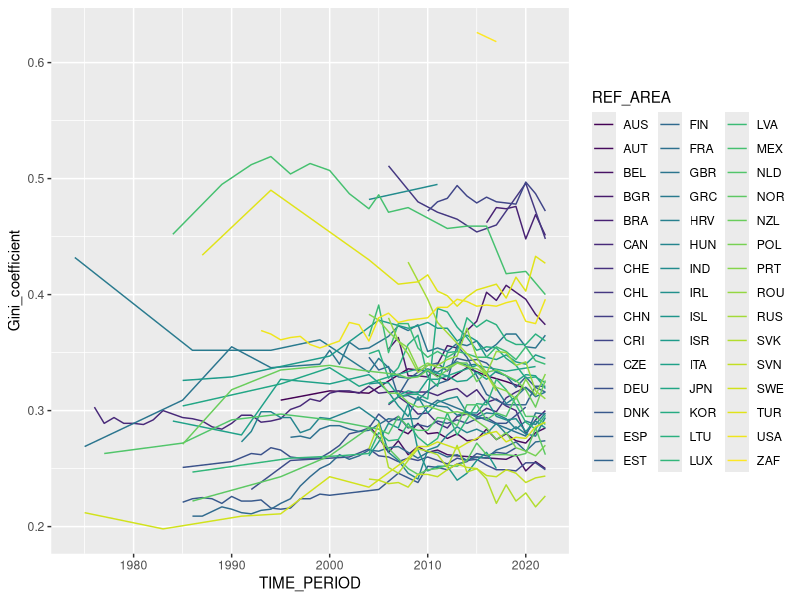
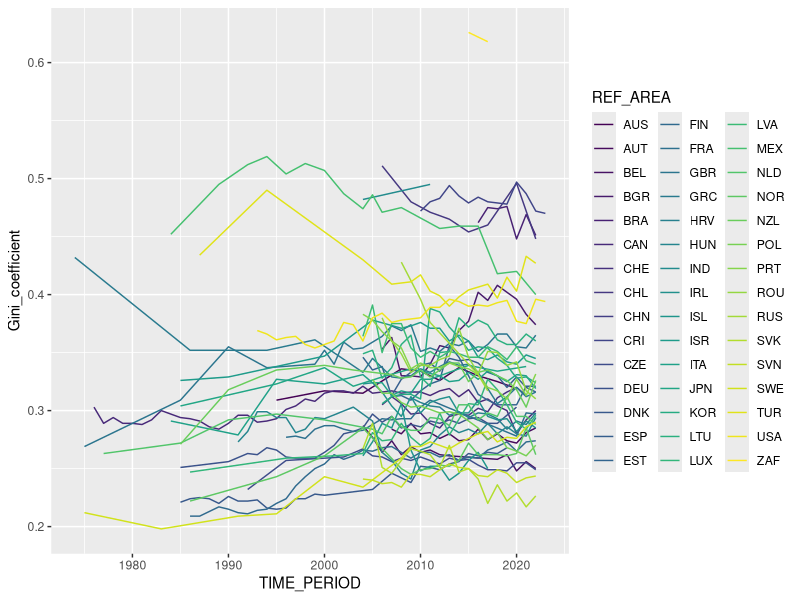
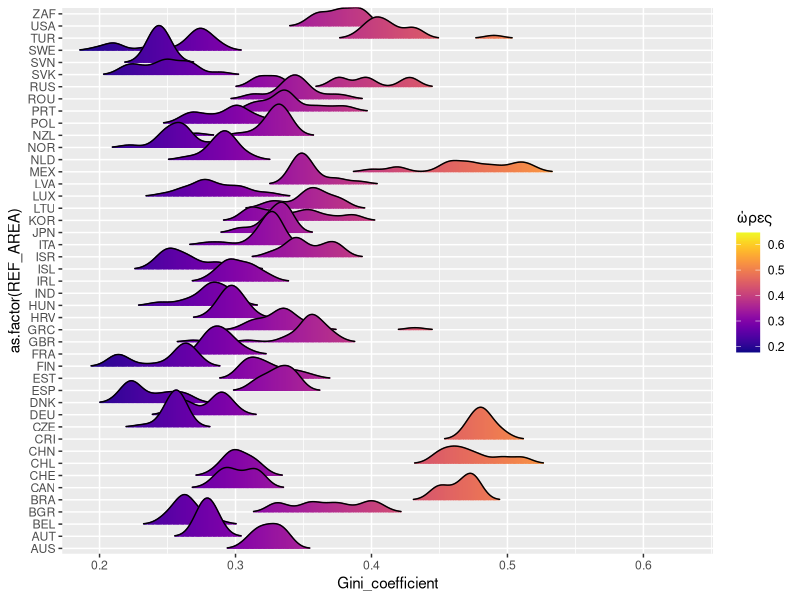
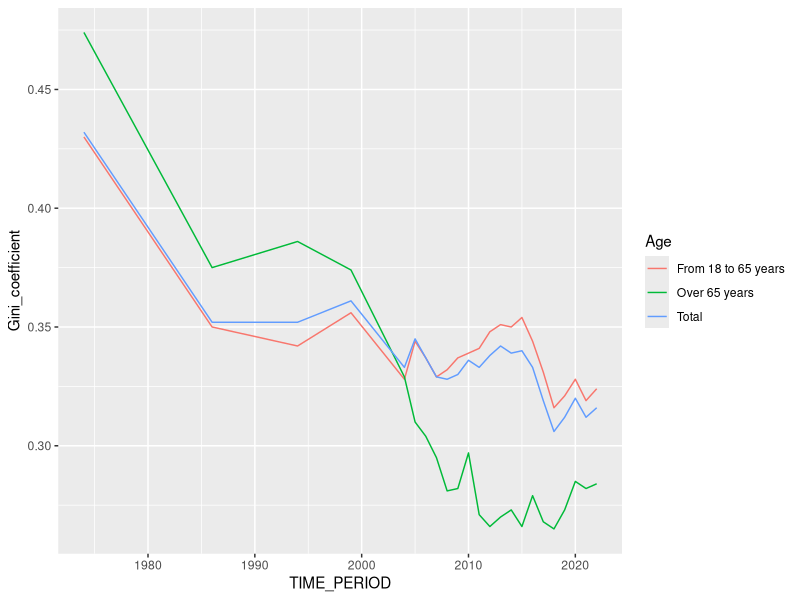
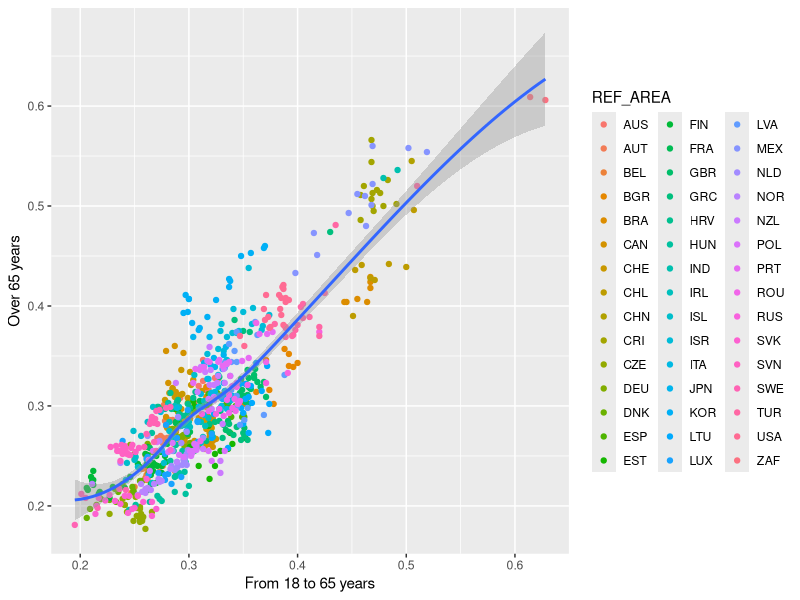

The R script that drew these images, in order:
## ---- chunk 1
knitr::opts_chunk$set(echo = TRUE)
library(kableExtra)
## ---- chunk 2
rm(list = ls())
## ---- chunk 3
if(!require(ggplot2)){
  install.packages("ggplot2")
  library(ggplot2)
}
if(!require(ggridges)){
  install.packages("ggridges")
  library(ggridges)
}
if(!require(rstatix)){
    install.packages("rstatix")
    library(rstatix)
}
if(!require(viridis)){
    install.packages("viridis")
    library(viridis)
}
if(!require(dplyr)){
    install.packages("dplyr")
    library(dplyr)
}
if(!require(reshape)){
    install.packages("reshape")
    library(reshape)
}
if(!require(reshape2)){
    install.packages("reshape2")
    library(reshape2)
}
## ---- chunk 4
gini <- read.csv("gini.csv", na.string = "")
exeption <- -which(names(gini) %in% c("STRUCTURE", "STRUCTURE_ID", "STRUCTURE_NAME","ACTION", "FREQ", "Frequency.of.observation", "MEASURE", "Measure", "STATISTICAL_OPERATION", "Statistical.operation", "UNIT_MEASURE", "Unit.of.measure", "DEFINITION", "Definition", "POVERTY_LINE", "Poverty.line", "Time.period","Observation.value", "OBS_STATUS", "Observation.status", "UNIT_MULT", "Unit.multiplier", "CURRENCY", "Currency", "DECIMALS", "Decimals", "PRICE_BASE", "Price.base", "BASE_PER", "Base.period", "CONF_STATUS", "Confidentiality.status"))
gini <- gini[,exeption]
gini <- dcast(gini, REF_AREA+Age+AGE+TIME_PERIOD ~ Methodology, value.var = "OBS_VALUE")
knitr::kable(head(gini)) %>%
  kable_styling("striped", full_width = F) %>%
  scroll_box(width = "100%", height = "200px")
## ---- chunk 5
gini$Gini_coefficient <- ifelse(
  is.na(gini$`Income definition since 2012`),
  gini$`Income definition until 2011`,
  gini$`Income definition since 2012`
)
knitr::kable(head(gini)) %>%
  kable_styling("striped", full_width = F) %>%
  scroll_box(width = "100%", height = "200px")
## ---- chunk 6
giniTotal0 <- gini[gini$AGE=="_T" & ((gini$TIME_PERIOD==2023 & gini$Gini_coefficient<=0.3) | gini$TIME_PERIOD<2023),]
## ---- chunk 7
giniTotal0Plot <- ggplot(giniTotal0, aes(x=TIME_PERIOD, y=Gini_coefficient, colour = REF_AREA))
giniTotal0Plot + geom_line()+scale_color_viridis_d()
## ---- chunk 8
giniTotal <- gini[gini$AGE=="_T" ,]
## ---- chunk 9
giniTotalPlot <- ggplot(giniTotal, aes(x=TIME_PERIOD, y=Gini_coefficient, colour = REF_AREA))
giniTotalPlot + geom_line()+scale_color_viridis_d()
## ---- chunk 10
giniTotalPlot2 <- ggplot(giniTotal, aes(x = Gini_coefficient, y = as.factor(REF_AREA), fill = after_stat(x)))
giniTotalPlot2 +
  geom_density_ridges_gradient(scale = 3, rel_min_height = 0.01, gradient_lwd = 1.) +
  scale_x_continuous(expand = c(0.01, 0)) +
  scale_y_discrete(expand = c(0.01, 0)) +
  scale_fill_viridis(name = "ώρες", option = "C")
## ---- chunk 11
giniGr <- gini[gini$REF_AREA=="GRC",]
## ---- chunk 12
giniGrPlot <- ggplot(giniGr, aes(x=TIME_PERIOD, y=Gini_coefficient, colour = Age))
giniGrPlot + geom_line()
## ---- chunk 13
giniWide <- dcast(gini, REF_AREA+TIME_PERIOD~ Age, value.var = "Gini_coefficient")
## ---- chunk 14
giniAge <- ggplot(giniWide, aes(x=`From 18 to 65 years`, y=`Over 65 years`))
giniAge+geom_point(aes(colour = REF_AREA))+
  geom_smooth()
## ---- chunk 15
cor(giniWide$`From 18 to 65 years`, giniWide$`Over 65 years`, use="complete.obs")
## ---- chunk 16
lm(giniWide$`From 18 to 65 years` ~ giniWide$`Over 65 years`)
